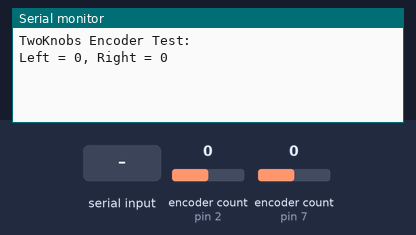
Recording of a sketch running on a simulated Arduino Uno, built with avr-gcc and run on an emulated ATmega328P. Shown: the last lines printed to the serial monitor. Inputs (shaded band) come from the test bench; at power-on: encoder count (sensors on pin 2, pin 7) 0.

Above: at 1.2 s.
1.3 s: "1" received over Serial
At 2.5 s:
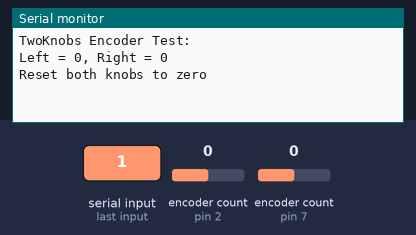
2.8 s: encoder count (sensor on pin 2) set to 1
At 3.7 s:
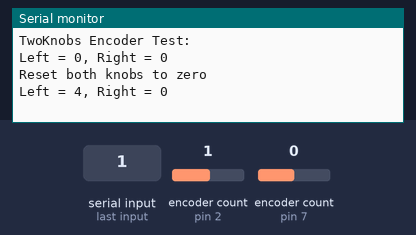
4.3 s: encoder count (sensor on pin 7) set to 1
At 4.8 s:
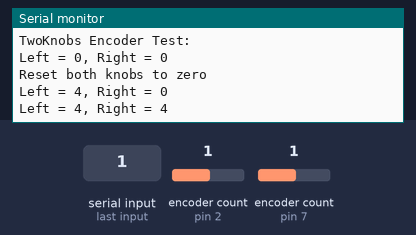
5.8 s: encoder count (sensor on pin 2) set to 2
At 7.0 s:
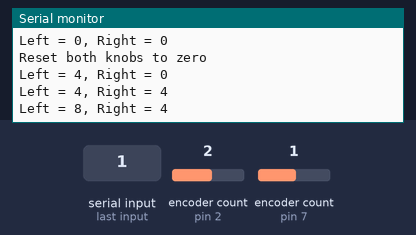
7.3 s: encoder count (sensor on pin 7) set to 2
At 8.3 s:
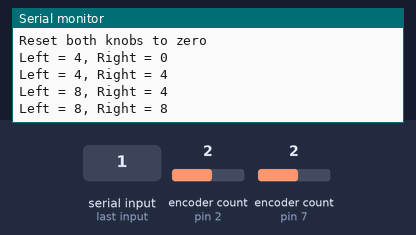
Timing chart, 0 to 9.8 s (numbered marks = the images above; inputs shaded):
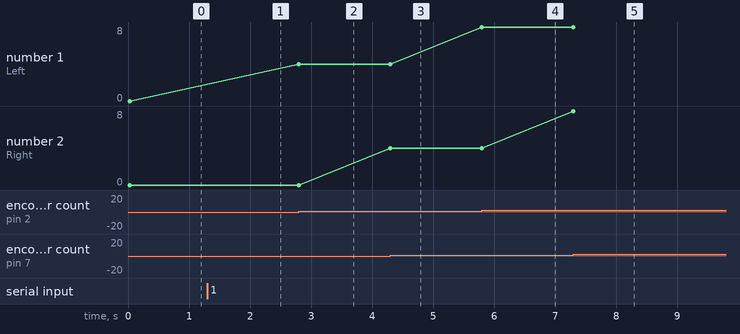

The sketch:

EncoderTest.ino
```cpp
#include <Encoder.h>

// Change these pin numbers to the pins connected to your encoder.
//   Best Performance: both pins have interrupt capability
//   Good Performance: only the first pin has interrupt capability
//   Low Performance:  neither pin has interrupt capability
Encoder knobLeft(2, 3);
Encoder knobRight(7, 8);
//   avoid using pins with LEDs attached

void setup() {
  Serial.begin(9600);
  Serial.println("TwoKnobs Encoder Test:");
}

long positionLeft  = -999;
long positionRight = -999;

void updatePanTiltEncs() {
  long newLeft, newRight;
  newLeft = knobLeft.read();
  newRight = knobRight.read();
  if (newLeft != positionLeft || newRight != positionRight) {
    Serial.print("Left = ");
    Serial.print(newLeft);
    Serial.print(", Right = ");
    Serial.print(newRight);
    Serial.println();
    positionLeft = newLeft;
    positionRight = newRight;
  }
}

void loop() {
  long newLeft, newRight;
  newLeft = knobLeft.read();
  newRight = knobRight.read();
  if (newLeft != positionLeft || newRight != positionRight) {
    Serial.print("Left = ");
    Serial.print(newLeft);
    Serial.print(", Right = ");
    Serial.print(newRight);
    Serial.println();
    positionLeft = newLeft;
    positionRight = newRight;
  }
  // if a character is sent from the serial monitor,
  // reset both back to zero.
  if (Serial.available()) {
    Serial.read();
    Serial.println("Reset both knobs to zero");
    knobLeft.write(0);
    knobRight.write(0);
  }
}
```

Measured:
- after the input at 1.3 s, the serial monitor: prints a new line at once (image 1)
- after the input at 2.8 s, the serial monitor: prints a new line at once (image 2)
- after the input at 4.3 s, the serial monitor: prints a new line at once (image 3)
- after the input at 5.8 s, the serial monitor: prints a new line at once (image 4)
- after the input at 7.3 s, the serial monitor: prints a new line at once (image 5)
- plotted number 1: 0 → 4 after the input at 2.8 s, 4 → 8 after the input at 5.8 s
